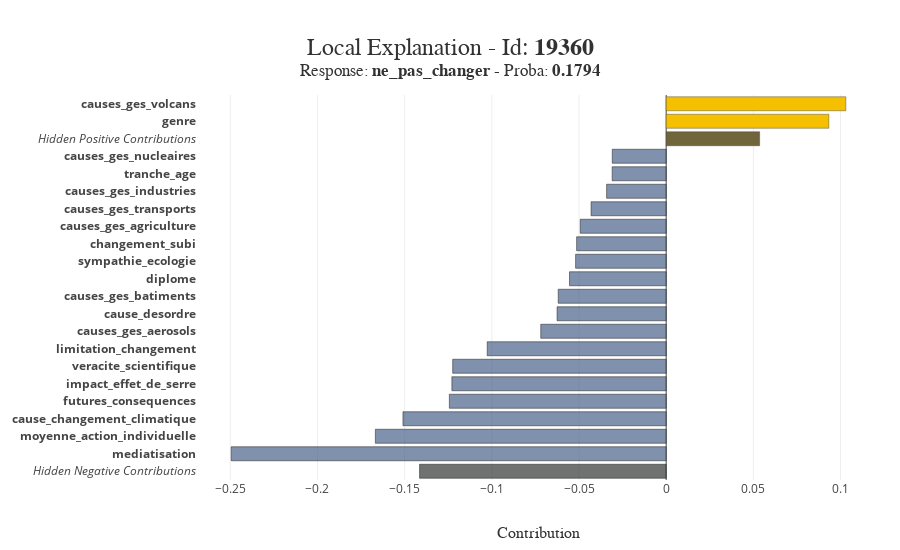

The notebook cell saved with this chart:
### Code cell
#détail pour un individu
xpl.plot.local_plot(index=Xtest.iloc[0].name)

### Figure 1 — Plotly figure (JSON) as saved in the notebook; plotly's stock layout.template omitted (floating-point values rounded to 4 significant figures)
{"data": [{"customdata": ["<b>Hidden Negative Contributions</b>"], "hovertemplate": "%{customdata}<br />Contribution: %{x:.4f}<extra></extra>", "marker": {"color": "rgba(52, 55, 54, 0.7)", "line": {"color": "rgba(27, 28, 28, 1.0)", "width": 0.5}}, "orientation": "h", "showlegend": false, "type": "bar", "x": [-0.1414], "y": ["<i>Hidden Negative Contributions</i>"]}, {"customdata": ["<b>mediatisation :</b><br />On n'en parle pas assez"], "hovertemplate": "%{customdata}<br />Contribution: %{x:.4f}<extra></extra>", "marker": {"color": "rgba(74, 99, 138, 0.7)", "line": {"color": "rgba(27, 28, 28, 1.0)", "width": 0.5}}, "orientation": "h", "showlegend": false, "type": "bar", "x": [-0.2495], "y": ["<b>mediatisation</b>"]}, {"customdata": ["<b>moyenne_action_individuelle :</b><br />3.3333333333333335"], "hovertemplate": "%{customdata}<br />Contribution: %{x:.4f}<extra></extra>", "marker": {"color": "rgba(74, 99, 138, 0.7)", "line": {"color": "rgba(27, 28, 28, 1.0)", "width": 0.5}}, "orientation": "h", "showlegend": false, "type": "bar", "x": [-0.1668], "y": ["<b>moyenne_action_individuelle</b>"]}, {"customdata": ["<b>cause_changement_climatique :</b><br />activites_humaines"], "hovertemplate": "%{customdata}<br />Contribution: %{x:.4f}<extra></extra>", "marker": {"color": "rgba(74, 99, 138, 0.7)", "line": {"color": "rgba(27, 28, 28, 1.0)", "width": 0.5}}, "orientation": "h", "showlegend": false, "type": "bar", "x": [-0.151], "y": ["<b>cause_changement_climatique</b>"]}, {"customdata": ["<b>futures_consequences :</b><br />Les conditions de vie deviendront extrêmement<br />pénibles à cause des dérèglements climatiques"], "hovertemplate": "%{customdata}<br />Contribution: %{x:.4f}<extra></extra>", "marker": {"color": "rgba(74, 99, 138, 0.7)", "line": {"color": "rgba(27, 28, 28, 1.0)", "width": 0.5}}, "orientation": "h", "showlegend": false, "type": "bar", "x": [-0.1244], "y": ["<b>futures_consequences</b>"]}, {"customdata": ["<b>impact_effet_de_serre :</b><br />certitude_scientifique"], "hovertemplate": "%{customdata}<br />Contribution: %{x:.4f}<extra></extra>", "marker": {"color": "rgba(74, 99, 138, 0.7)", "line": {"color": "rgba(27, 28, 28, 1.0)", "width": 0.5}}, "orientation": "h", "showlegend": false, "type": "bar", "x": [-0.1229], "y": ["<b>impact_effet_de_serre</b>"]}, {"customdata": ["<b>veracite_scientifique :</b><br />evalue_correctement"], "hovertemplate": "%{customdata}<br />Contribution: %{x:.4f}<extra></extra>", "marker": {"color": "rgba(74, 99, 138, 0.7)", "line": {"color": "rgba(27, 28, 28, 1.0)", "width": 0.5}}, "orientation": "h", "showlegend": false, "type": "bar", "x": [-0.1224], "y": ["<b>veracite_scientifique</b>"]}, {"customdata": ["<b>limitation_changement :</b><br />Non, probablement pas"], "hovertemplate": "%{customdata}<br />Contribution: %{x:.4f}<extra></extra>", "marker": {"color": "rgba(74, 99, 138, 0.7)", "line": {"color": "rgba(27, 28, 28, 1.0)", "width": 0.5}}, "orientation": "h", "showlegend": false, "type": "bar", "x": [-0.1027], "y": ["<b>limitation_changement</b>"]}, {"customdata": ["<b>causes_ges_aerosols :</b><br />Beaucoup"], "hovertemplate": "%{customdata}<br />Contribution: %{x:.4f}<extra></extra>", "marker": {"color": "rgba(74, 99, 138, 0.7)", "line": {"color": "rgba(27, 28, 28, 1.0)", "width": 0.5}}, "orientation": "h", "showlegend": false, "type": "bar", "x": [-0.07194], "y": ["<b>causes_ges_aerosols</b>"]}, {"customdata": ["<b>cause_desordre :</b><br />certitudes_causes"], "hovertemplate": "%{customdata}<br />Contribution: %{x:.4f}<extra></extra>", "marker": {"color": "rgba(74, 99, 138, 0.7)", "line": {"color": "rgba(27, 28, 28, 1.0)", "width": 0.5}}, "orientation": "h", "showlegend": false, "type": "bar", "x": [-0.06259], "y": ["<b>cause_desordre</b>"]}, {"customdata": ["<b>causes_ges_batiments :</b><br />Beaucoup"], "hovertemplate": "%{customdata}<br />Contribution: %{x:.4f}<extra></extra>", "marker": {"color": "rgba(74, 99, 138, 0.7)", "line": {"color": "rgba(27, 28, 28, 1.0)", "width": 0.5}}, "orientation": "h", "showlegend": false, "type": "bar", "x": [-0.06192], "y": ["<b>causes_ges_batiments</b>"]}, {"customdata": ["<b>diplome :</b><br />2EME, 3EME CYCLE UNIVERSITAIRE OU GRANDES ECOLES"], "hovertemplate": "%{customdata}<br />Contribution: %{x:.4f}<extra></extra>", "marker": {"color": "rgba(74, 99, 138, 0.7)", "line": {"color": "rgba(27, 28, 28, 1.0)", "width": 0.5}}, "orientation": "h", "showlegend": false, "type": "bar", "x": [-0.05544], "y": ["<b>diplome</b>"]}, {"customdata": ["<b>sympathie_ecologie :</b><br />assez"], "hovertemplate": "%{customdata}<br />Contribution: %{x:.4f}<extra></extra>", "marker": {"color": "rgba(74, 99, 138, 0.7)", "line": {"color": "rgba(27, 28, 28, 1.0)", "width": 0.5}}, "orientation": "h", "showlegend": false, "type": "bar", "x": [-0.05195], "y": ["<b>sympathie_ecologie</b>"]}, {"customdata": ["<b>changement_subi :</b><br />Oui, parfois"], "hovertemplate": "%{customdata}<br />Contribution: %{x:.4f}<extra></extra>", "marker": {"color": "rgba(74, 99, 138, 0.7)", "line": {"color": "rgba(27, 28, 28, 1.0)", "width": 0.5}}, "orientation": "h", "showlegend": false, "type": "bar", "x": [-0.05136], "y": ["<b>changement_subi</b>"]}, {"customdata": ["<b>causes_ges_agriculture :</b><br />Beaucoup"], "hovertemplate": "%{customdata}<br />Contribution: %{x:.4f}<extra></extra>", "marker": {"color": "rgba(74, 99, 138, 0.7)", "line": {"color": "rgba(27, 28, 28, 1.0)", "width": 0.5}}, "orientation": "h", "showlegend": false, "type": "bar", "x": [-0.0493], "y": ["<b>causes_ges_agriculture</b>"]}, {"customdata": ["<b>causes_ges_transports :</b><br />Beaucoup"], "hovertemplate": "%{customdata}<br />Contribution: %{x:.4f}<extra></extra>", "marker": {"color": "rgba(74, 99, 138, 0.7)", "line": {"color": "rgba(27, 28, 28, 1.0)", "width": 0.5}}, "orientation": "h", "showlegend": false, "type": "bar", "x": [-0.04309], "y": ["<b>causes_ges_transports</b>"]}, {"customdata": ["<b>causes_ges_industries :</b><br />Assez"], "hovertemplate": "%{customdata}<br />Contribution: %{x:.4f}<extra></extra>", "marker": {"color": "rgba(74, 99, 138, 0.7)", "line": {"color": "rgba(27, 28, 28, 1.0)", "width": 0.5}}, "orientation": "h", "showlegend": false, "type": "bar", "x": [-0.03417], "y": ["<b>causes_ges_industries</b>"]}, {"customdata": ["<b>tranche_age :</b><br />65 ans et +"], "hovertemplate": "%{customdata}<br />Contribution: %{x:.4f}<extra></extra>", "marker": {"color": "rgba(74, 99, 138, 0.7)", "line": {"color": "rgba(27, 28, 28, 1.0)", "width": 0.5}}, "orientation": "h", "showlegend": false, "type": "bar", "x": [-0.03098], "y": ["<b>tranche_age</b>"]}, {"customdata": ["<b>causes_ges_nucleaires :</b><br />Peu"], "hovertemplate": "%{customdata}<br />Contribution: %{x:.4f}<extra></extra>", "marker": {"color": "rgba(74, 99, 138, 0.7)", "line": {"color": "rgba(27, 28, 28, 1.0)", "width": 0.5}}, "orientation": "h", "showlegend": false, "type": "bar", "x": [-0.03093], "y": ["<b>causes_ges_nucleaires</b>"]}, {"customdata": ["<b>Hidden Positive Contributions</b>"], "hovertemplate": "%{customdata}<br />Contribution: %{x:.4f}<extra></extra>", "marker": {"color": "rgba(113, 101, 59, 1.0)", "line": {"color": "rgba(52, 55, 54, 0.8)", "width": 0.5}}, "orientation": "h", "showlegend": false, "type": "bar", "x": [0.0536], "y": ["<i>Hidden Positive Contributions</i>"]}, {"customdata": ["<b>genre :</b><br />Un homme"], "hovertemplate": "%{customdata}<br />Contribution: %{x:.4f}<extra></extra>", "marker": {"color": "rgba(244, 192, 0, 1.0)", "line": {"color": "rgba(52, 55, 54, 0.8)", "width": 0.5}}, "orientation": "h", "showlegend": false, "type": "bar", "x": [0.09329], "y": ["<b>genre</b>"]}, {"customdata": ["<b>causes_ges_volcans :</b><br />Beaucoup"], "hovertemplate": "%{customdata}<br />Contribution: %{x:.4f}<extra></extra>", "marker": {"color": "rgba(244, 192, 0, 1.0)", "line": {"color": "rgba(52, 55, 54, 0.8)", "width": 0.5}}, "orientation": "h", "showlegend": false, "type": "bar", "x": [0.103], "y": ["<b>causes_ges_volcans</b>"]}], "layout": {"barmode": "group", "height": 550, "hovermode": "closest", "margin": {"b": 70, "l": 150, "r": 20, "t": 95}, "title": {"font": {"color": "rgb(50, 50, 50)", "family": "Arial", "size": 24}, "text": "Local Explanation - Id: <b>19360</b><br><sup>Response: <b>ne_pas_changer</b> - Proba: <b>0.1794</b></sup>", "x": 0.5, "xanchor": "center", "y": 0.9, "yanchor": "middle"}, "width": 900, "xaxis": {"title": {"font": {"color": "rgb(50, 50, 50)", "family": "Arial Black", "size": 16}, "text": "Contribution"}}, "yaxis": {"automargin": true, "dtick": 1, "title": {"font": {"color": "rgb(50, 50, 50)", "family": "Arial Black", "size": 16}}, "type": "category"}}}
